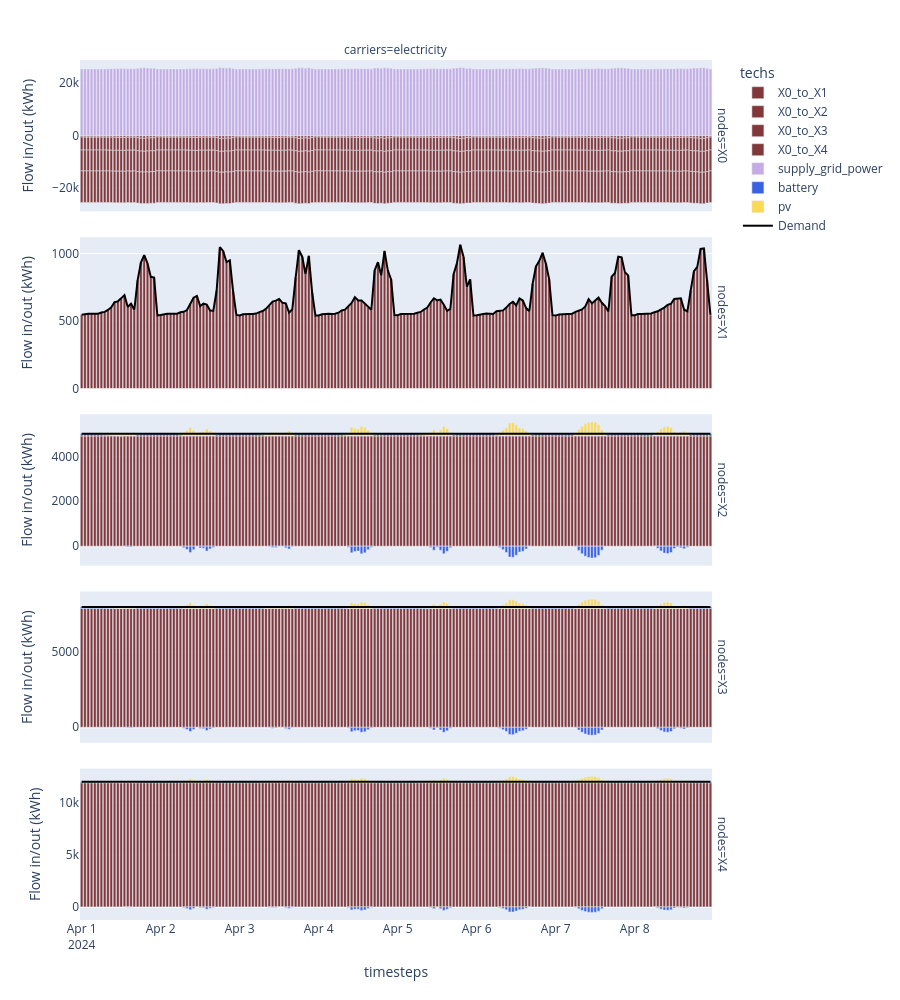

The notebook cell this image was saved under:
### Code cell
carriers = ["electricity"]
df_flows = (
    (model.results.flow_out.fillna(0) - model.results.flow_in.fillna(0))
    .sel(carriers=carriers)
    .to_series()
    .where(lambda x: x != 0)
    .dropna()
    .to_frame("Flow in/out (kWh)")
    .reset_index()
)
df_demand = df_flows[df_flows.techs.str.contains("demand")]
df_flows_other = df_flows[~df_flows.techs.str.contains("demand")]

print(df_flows.head())

node_order = df_flows_other.nodes.unique()

fig = px.bar(
    df_flows_other,
    x="timesteps",
    y="Flow in/out (kWh)",
    facet_row="nodes",
    facet_col="carriers",
    color="techs",
    category_orders={"nodes": node_order, "carriers": carriers},
    height=1000,
    color_discrete_map=colors,
)

showlegend = True
# we reverse the node order (`[::-1]`) because the rows are numbered from bottom to top.
for row, node in enumerate(node_order[::-1]):
    for col, carrier in enumerate(carriers):
        demand_ = df_demand.loc[
            (df_demand.nodes == node) & (df_demand.techs == f"demand_{carrier}"),
            "Flow in/out (kWh)",
        ]
        if not demand_.empty:
            fig.add_scatter(
                x=model.results.timesteps.values,
                y=-1 * demand_,
                row=row + 1,
                col=col + 1,
                marker_color="black",
                name="Demand",
                legendgroup="demand",
                showlegend=showlegend,
            )
            showlegend = False
fig.update_yaxes(matches=None)
fig.show()

### Figure 1 — Plotly figure (JSON) as saved in the notebook; plotly's stock layout.template omitted (floating-point values rounded to 4 significant figures; data arrays with more than 128 entries replaced by an {"elided": "..."} marker saying what was removed)
{"data": [{"hovertemplate": "techs=X0_to_X1<br>nodes=X0<br>carriers=electricity<br>timesteps=%{x}<br>Flow in/out (kWh)=%{y}<extra></extra>", "legendgroup": "X0_to_X1", "marker": {"color": "#823739", "pattern": {"shape": ""}}, "name": "X0_to_X1", "orientation": "v", "showlegend": true, "textposition": "auto", "type": "bar", "x": {"elided": "192 str values"}, "xaxis": "x5", "y": {"elided": "192 float values"}, "yaxis": "y5"}, {"hovertemplate": "techs=X0_to_X2<br>nodes=X0<br>carriers=electricity<br>timesteps=%{x}<br>Flow in/out (kWh)=%{y}<extra></extra>", "legendgroup": "X0_to_X2", "marker": {"color": "#823739", "pattern": {"shape": ""}}, "name": "X0_to_X2", "orientation": "v", "showlegend": true, "textposition": "auto", "type": "bar", "x": {"elided": "192 str values"}, "xaxis": "x5", "y": {"elided": "192 float values"}, "yaxis": "y5"}, {"hovertemplate": "techs=X0_to_X3<br>nodes=X0<br>carriers=electricity<br>timesteps=%{x}<br>Flow in/out (kWh)=%{y}<extra></extra>", "legendgroup": "X0_to_X3", "marker": {"color": "#823739", "pattern": {"shape": ""}}, "name": "X0_to_X3", "orientation": "v", "showlegend": true, "textposition": "auto", "type": "bar", "x": {"elided": "192 str values"}, "xaxis": "x5", "y": {"elided": "192 float values"}, "yaxis": "y5"}, {"hovertemplate": "techs=X0_to_X4<br>nodes=X0<br>carriers=electricity<br>timesteps=%{x}<br>Flow in/out (kWh)=%{y}<extra></extra>", "legendgroup": "X0_to_X4", "marker": {"color": "#823739", "pattern": {"shape": ""}}, "name": "X0_to_X4", "orientation": "v", "showlegend": true, "textposition": "auto", "type": "bar", "x": {"elided": "192 str values"}, "xaxis": "x5", "y": {"elided": "192 float values"}, "yaxis": "y5"}, {"hovertemplate": "techs=supply_grid_power<br>nodes=X0<br>carriers=electricity<br>timesteps=%{x}<br>Flow in/out (kWh)=%{y}<extra></extra>", "legendgroup": "supply_grid_power", "marker": {"color": "#C5ABE3", "pattern": {"shape": ""}}, "name": "supply_grid_power", "orientation": "v", "showlegend": true, "textposition": "auto", "type": "bar", "x": {"elided": "192 str values"}, "xaxis": "x5", "y": {"elided": "192 float values"}, "yaxis": "y5"}, {"hovertemplate": "techs=X0_to_X1<br>nodes=X1<br>carriers=electricity<br>timesteps=%{x}<br>Flow in/out (kWh)=%{y}<extra></extra>", "legendgroup": "X0_to_X1", "marker": {"color": "#823739", "pattern": {"shape": ""}}, "name": "X0_to_X1", "orientation": "v", "showlegend": false, "textposition": "auto", "type": "bar", "x": {"elided": "192 str values"}, "xaxis": "x4", "y": {"elided": "192 float values"}, "yaxis": "y4"}, {"hovertemplate": "techs=X0_to_X2<br>nodes=X2<br>carriers=electricity<br>timesteps=%{x}<br>Flow in/out (kWh)=%{y}<extra></extra>", "legendgroup": "X0_to_X2", "marker": {"color": "#823739", "pattern": {"shape": ""}}, "name": "X0_to_X2", "orientation": "v", "showlegend": false, "textposition": "auto", "type": "bar", "x": {"elided": "192 str values"}, "xaxis": "x3", "y": {"elided": "192 float values"}, "yaxis": "y3"}, {"hovertemplate": "techs=battery<br>nodes=X2<br>carriers=electricity<br>timesteps=%{x}<br>Flow in/out (kWh)=%{y}<extra></extra>", "legendgroup": "battery", "marker": {"color": "#3B61E3", "pattern": {"shape": ""}}, "name": "battery", "orientation": "v", "showlegend": true, "textposition": "auto", "type": "bar", "x": {"elided": "192 str values"}, "xaxis": "x3", "y": {"elided": "192 float values"}, "yaxis": "y3"}, {"hovertemplate": "techs=pv<br>nodes=X2<br>carriers=electricity<br>timesteps=%{x}<br>Flow in/out (kWh)=%{y}<extra></extra>", "legendgroup": "pv", "marker": {"color": "#F9D956", "pattern": {"shape": ""}}, "name": "pv", "orientation": "v", "showlegend": true, "textposition": "auto", "type": "bar", "x": ["2024-04-01T06:00:00.000000000", "2024-04-01T07:00:00.000000000", "2024-04-01T08:00:00.000000000", "2024-04-01T09:00:00.000000000", "2024-04-01T10:00:00.000000000", "2024-04-01T11:00:00.000000000", "2024-04-01T12:00:00.000000000", "2024-04-01T13:00:00.000000000", "2024-04-01T14:00:00.000000000", "2024-04-01T15:00:00.000000000", "2024-04-01T16:00:00.000000000", "2024-04-01T17:00:00.000000000", "2024-04-02T06:00:00.000000000", "2024-04-02T07:00:00.000000000", "2024-04-02T08:00:00.000000000", "2024-04-02T09:00:00.000000000", "2024-04-02T10:00:00.000000000", "2024-04-02T11:00:00.000000000", "2024-04-02T12:00:00.000000000", "2024-04-02T13:00:00.000000000", "2024-04-02T14:00:00.000000000", "2024-04-02T15:00:00.000000000", "2024-04-02T16:00:00.000000000", "2024-04-02T17:00:00.000000000", "2024-04-03T06:00:00.000000000", "2024-04-03T07:00:00.000000000", "2024-04-03T08:00:00.000000000", "2024-04-03T09:00:00.000000000", "2024-04-03T10:00:00.000000000", "2024-04-03T11:00:00.000000000", "2024-04-03T12:00:00.000000000", "2024-04-03T13:00:00.000000000", "2024-04-03T14:00:00.000000000", "2024-04-03T15:00:00.000000000", "2024-04-03T16:00:00.000000000", "2024-04-03T17:00:00.000000000", "2024-04-04T07:00:00.000000000", "2024-04-04T08:00:00.000000000", "2024-04-04T09:00:00.000000000", "2024-04-04T10:00:00.000000000", "2024-04-04T11:00:00.000000000", "2024-04-04T12:00:00.000000000", "2024-04-04T13:00:00.000000000", "2024-04-04T14:00:00.000000000", "2024-04-04T15:00:00.000000000", "2024-04-04T16:00:00.000000000", "2024-04-04T17:00:00.000000000", "2024-04-05T06:00:00.000000000", "2024-04-05T07:00:00.000000000", "2024-04-05T08:00:00.000000000", "2024-04-05T09:00:00.000000000", "2024-04-05T10:00:00.000000000", "2024-04-05T11:00:00.000000000", "2024-04-05T12:00:00.000000000", "2024-04-05T13:00:00.000000000", "2024-04-05T14:00:00.000000000", "2024-04-05T15:00:00.000000000", "2024-04-05T16:00:00.000000000", "2024-04-05T17:00:00.000000000", "2024-04-06T05:00:00.000000000", "2024-04-06T06:00:00.000000000", "2024-04-06T07:00:00.000000000", "2024-04-06T08:00:00.000000000", "2024-04-06T09:00:00.000000000", "2024-04-06T10:00:00.000000000", "2024-04-06T11:00:00.000000000", "2024-04-06T12:00:00.000000000", "2024-04-06T13:00:00.000000000", "2024-04-06T14:00:00.000000000", "2024-04-06T15:00:00.000000000", "2024-04-06T16:00:00.000000000", "2024-04-06T17:00:00.000000000", "2024-04-07T05:00:00.000000000", "2024-04-07T06:00:00.000000000", "2024-04-07T07:00:00.000000000", "2024-04-07T08:00:00.000000000", "2024-04-07T09:00:00.000000000", "2024-04-07T10:00:00.000000000", "2024-04-07T11:00:00.000000000", "2024-04-07T12:00:00.000000000", "2024-04-07T13:00:00.000000000", "2024-04-07T14:00:00.000000000", "2024-04-07T15:00:00.000000000", "2024-04-07T16:00:00.000000000", "2024-04-08T05:00:00.000000000", "2024-04-08T06:00:00.000000000", "2024-04-08T07:00:00.000000000", "2024-04-08T08:00:00.000000000", "2024-04-08T09:00:00.000000000", "2024-04-08T10:00:00.000000000", "2024-04-08T11:00:00.000000000", "2024-04-08T12:00:00.000000000", "2024-04-08T13:00:00.000000000", "2024-04-08T14:00:00.000000000", "2024-04-08T15:00:00.000000000", "2024-04-08T16:00:00.000000000", "2024-04-08T17:00:00.000000000"], "xaxis": "x3", "y": [17.0, 45.05, 55.25, 63.75, 72.25, 77.35, 90.1, 110.5, 127.5, 135.2, 79.05, 13.6, 47.6, 163.2, 243.1, 378.2, 248.2, 108.0, 173.4, 184.4, 314.5, 215.0, 148.8, 24.65, 8.5, 37.4, 76.5, 119.8, 152.2, 147.9, 105.4, 109.6, 169.2, 217.6, 123.2, 16.15, 11.9, 52.7, 144.5, 386.8, 328.1, 311.9, 430.9, 391.8, 249.9, 140.2, 26.35, 9.35, 39.95, 51.85, 65.45, 155.5, 272.8, 137.7, 272.8, 428.4, 323.8, 165.8, 30.6, 1.7, 52.7, 155.5, 257.6, 379.9, 573.8, 585.6, 496.4, 357.8, 320.4, 224.4, 99.45, 19.55, 5.95, 118.1, 282.2, 428.4, 538.0, 602.6, 625.6, 604.4, 508.3, 271.1, 68.85, 21.25, 7.65, 96.05, 181.0, 309.4, 402.9, 423.3, 375.7, 197.2, 130.0, 162.3, 207.4, 145.3, 30.6], "yaxis": "y3"}, {"hovertemplate": "techs=X0_to_X3<br>nodes=X3<br>carriers=electricity<br>timesteps=%{x}<br>Flow in/out (kWh)=%{y}<extra></extra>", "legendgroup": "X0_to_X3", "marker": {"color": "#823739", "pattern": {"shape": ""}}, "name": "X0_to_X3", "orientation": "v", "showlegend": false, "textposition": "auto", "type": "bar", "x": {"elided": "192 str values"}, "xaxis": "x2", "y": {"elided": "192 float values"}, "yaxis": "y2"}, {"hovertemplate": "techs=battery<br>nodes=X3<br>carriers=electricity<br>timesteps=%{x}<br>Flow in/out (kWh)=%{y}<extra></extra>", "legendgroup": "battery", "marker": {"color": "#3B61E3", "pattern": {"shape": ""}}, "name": "battery", "orientation": "v", "showlegend": false, "textposition": "auto", "type": "bar", "x": {"elided": "192 str values"}, "xaxis": "x2", "y": {"elided": "192 float values"}, "yaxis": "y2"}, {"hovertemplate": "techs=pv<br>nodes=X3<br>carriers=electricity<br>timesteps=%{x}<br>Flow in/out (kWh)=%{y}<extra></extra>", "legendgroup": "pv", "marker": {"color": "#F9D956", "pattern": {"shape": ""}}, "name": "pv", "orientation": "v", "showlegend": false, "textposition": "auto", "type": "bar", "x": ["2024-04-01T06:00:00.000000000", "2024-04-01T07:00:00.000000000", "2024-04-01T08:00:00.000000000", "2024-04-01T09:00:00.000000000", "2024-04-01T10:00:00.000000000", "2024-04-01T11:00:00.000000000", "2024-04-01T12:00:00.000000000", "2024-04-01T13:00:00.000000000", "2024-04-01T14:00:00.000000000", "2024-04-01T15:00:00.000000000", "2024-04-01T16:00:00.000000000", "2024-04-01T17:00:00.000000000", "2024-04-02T06:00:00.000000000", "2024-04-02T07:00:00.000000000", "2024-04-02T08:00:00.000000000", "2024-04-02T09:00:00.000000000", "2024-04-02T10:00:00.000000000", "2024-04-02T11:00:00.000000000", "2024-04-02T12:00:00.000000000", "2024-04-02T13:00:00.000000000", "2024-04-02T14:00:00.000000000", "2024-04-02T15:00:00.000000000", "2024-04-02T16:00:00.000000000", "2024-04-02T17:00:00.000000000", "2024-04-03T06:00:00.000000000", "2024-04-03T07:00:00.000000000", "2024-04-03T08:00:00.000000000", "2024-04-03T09:00:00.000000000", "2024-04-03T10:00:00.000000000", "2024-04-03T11:00:00.000000000", "2024-04-03T12:00:00.000000000", "2024-04-03T13:00:00.000000000", "2024-04-03T14:00:00.000000000", "2024-04-03T15:00:00.000000000", "2024-04-03T16:00:00.000000000", "2024-04-03T17:00:00.000000000", "2024-04-04T07:00:00.000000000", "2024-04-04T08:00:00.000000000", "2024-04-04T09:00:00.000000000", "2024-04-04T10:00:00.000000000", "2024-04-04T11:00:00.000000000", "2024-04-04T12:00:00.000000000", "2024-04-04T13:00:00.000000000", "2024-04-04T14:00:00.000000000", "2024-04-04T15:00:00.000000000", "2024-04-04T16:00:00.000000000", "2024-04-04T17:00:00.000000000", "2024-04-05T06:00:00.000000000", "2024-04-05T07:00:00.000000000", "2024-04-05T08:00:00.000000000", "2024-04-05T09:00:00.000000000", "2024-04-05T10:00:00.000000000", "2024-04-05T11:00:00.000000000", "2024-04-05T12:00:00.000000000", "2024-04-05T13:00:00.000000000", "2024-04-05T14:00:00.000000000", "2024-04-05T15:00:00.000000000", "2024-04-05T16:00:00.000000000", "2024-04-05T17:00:00.000000000", "2024-04-06T05:00:00.000000000", "2024-04-06T06:00:00.000000000", "2024-04-06T07:00:00.000000000", "2024-04-06T08:00:00.000000000", "2024-04-06T09:00:00.000000000", "2024-04-06T10:00:00.000000000", "2024-04-06T11:00:00.000000000", "2024-04-06T12:00:00.000000000", "2024-04-06T13:00:00.000000000", "2024-04-06T14:00:00.000000000", "2024-04-06T15:00:00.000000000", "2024-04-06T16:00:00.000000000", "2024-04-06T17:00:00.000000000", "2024-04-07T05:00:00.000000000", "2024-04-07T06:00:00.000000000", "2024-04-07T07:00:00.000000000", "2024-04-07T08:00:00.000000000", "2024-04-07T09:00:00.000000000", "2024-04-07T10:00:00.000000000", "2024-04-07T11:00:00.000000000", "2024-04-07T12:00:00.000000000", "2024-04-07T13:00:00.000000000", "2024-04-07T14:00:00.000000000", "2024-04-07T15:00:00.000000000", "2024-04-07T16:00:00.000000000", "2024-04-08T05:00:00.000000000", "2024-04-08T06:00:00.000000000", "2024-04-08T07:00:00.000000000", "2024-04-08T08:00:00.000000000", "2024-04-08T09:00:00.000000000", "2024-04-08T10:00:00.000000000", "2024-04-08T11:00:00.000000000", "2024-04-08T12:00:00.000000000", "2024-04-08T13:00:00.000000000", "2024-04-08T14:00:00.000000000", "2024-04-08T15:00:00.000000000", "2024-04-08T16:00:00.000000000", "2024-04-08T17:00:00.000000000"], "xaxis": "x2", "y": [17.0, 45.05, 55.25, 63.75, 72.25, 77.35, 90.1, 110.5, 127.5, 135.2, 79.05, 13.6, 47.6, 163.2, 243.1, 378.2, 248.2, 108.0, 173.4, 184.4, 314.5, 215.0, 148.8, 24.65, 8.5, 37.4, 76.5, 119.8, 152.2, 147.9, 105.4, 109.6, 169.2, 217.6, 123.2, 16.15, 11.9, 52.7, 144.5, 386.8, 328.1, 311.9, 430.9, 391.8, 249.9, 140.2, 26.35, 9.35, 39.95, 51.85, 65.45, 155.5, 272.8, 137.7, 272.8, 428.4, 323.8, 165.8, 30.6, 1.7, 52.7, 155.5, 257.6, 379.9, 573.8, 585.6, 496.4, 357.8, 320.4, 224.4, 99.45, 19.55, 5.95, 118.1, 282.2, 428.4, 538.0, 602.6, 625.6, 604.4, 508.3, 271.1, 68.85, 21.25, 7.65, 96.05, 181.0, 309.4, 402.9, 423.3, 375.7, 197.2, 130.0, 162.3, 207.4, 145.3, 30.6], "yaxis": "y2"}, {"hovertemplate": "techs=X0_to_X4<br>nodes=X4<br>carriers=electricity<br>timesteps=%{x}<br>Flow in/out (kWh)=%{y}<extra></extra>", "legendgroup": "X0_to_X4", "marker": {"color": "#823739", "pattern": {"shape": ""}}, "name": "X0_to_X4", "orientation": "v", "showlegend": false, "textposition": "auto", "type": "bar", "x": {"elided": "192 str values"}, "xaxis": "x", "y": {"elided": "192 float values"}, "yaxis": "y"}, {"hovertemplate": "techs=battery<br>nodes=X4<br>carriers=electricity<br>timesteps=%{x}<br>Flow in/out (kWh)=%{y}<extra></extra>", "legendgroup": "battery", "marker": {"color": "#3B61E3", "pattern": {"shape": ""}}, "name": "battery", "orientation": "v", "showlegend": false, "textposition": "auto", "type": "bar", "x": {"elided": "192 str values"}, "xaxis": "x", "y": {"elided": "192 float values"}, "yaxis": "y"}, {"hovertemplate": "techs=pv<br>nodes=X4<br>carriers=electricity<br>timesteps=%{x}<br>Flow in/out (kWh)=%{y}<extra></extra>", "legendgroup": "pv", "marker": {"color": "#F9D956", "pattern": {"shape": ""}}, "name": "pv", "orientation": "v", "showlegend": false, "textposition": "auto", "type": "bar", "x": ["2024-04-01T06:00:00.000000000", "2024-04-01T07:00:00.000000000", "2024-04-01T08:00:00.000000000", "2024-04-01T09:00:00.000000000", "2024-04-01T10:00:00.000000000", "2024-04-01T11:00:00.000000000", "2024-04-01T12:00:00.000000000", "2024-04-01T13:00:00.000000000", "2024-04-01T14:00:00.000000000", "2024-04-01T15:00:00.000000000", "2024-04-01T16:00:00.000000000", "2024-04-01T17:00:00.000000000", "2024-04-02T06:00:00.000000000", "2024-04-02T07:00:00.000000000", "2024-04-02T08:00:00.000000000", "2024-04-02T09:00:00.000000000", "2024-04-02T10:00:00.000000000", "2024-04-02T11:00:00.000000000", "2024-04-02T12:00:00.000000000", "2024-04-02T13:00:00.000000000", "2024-04-02T14:00:00.000000000", "2024-04-02T15:00:00.000000000", "2024-04-02T16:00:00.000000000", "2024-04-02T17:00:00.000000000", "2024-04-03T06:00:00.000000000", "2024-04-03T07:00:00.000000000", "2024-04-03T08:00:00.000000000", "2024-04-03T09:00:00.000000000", "2024-04-03T10:00:00.000000000", "2024-04-03T11:00:00.000000000", "2024-04-03T12:00:00.000000000", "2024-04-03T13:00:00.000000000", "2024-04-03T14:00:00.000000000", "2024-04-03T15:00:00.000000000", "2024-04-03T16:00:00.000000000", "2024-04-03T17:00:00.000000000", "2024-04-04T07:00:00.000000000", "2024-04-04T08:00:00.000000000", "2024-04-04T09:00:00.000000000", "2024-04-04T10:00:00.000000000", "2024-04-04T11:00:00.000000000", "2024-04-04T12:00:00.000000000", "2024-04-04T13:00:00.000000000", "2024-04-04T14:00:00.000000000", "2024-04-04T15:00:00.000000000", "2024-04-04T16:00:00.000000000", "2024-04-04T17:00:00.000000000", "2024-04-05T06:00:00.000000000", "2024-04-05T07:00:00.000000000", "2024-04-05T08:00:00.000000000", "2024-04-05T09:00:00.000000000", "2024-04-05T10:00:00.000000000", "2024-04-05T11:00:00.000000000", "2024-04-05T12:00:00.000000000", "2024-04-05T13:00:00.000000000", "2024-04-05T14:00:00.000000000", "2024-04-05T15:00:00.000000000", "2024-04-05T16:00:00.000000000", "2024-04-05T17:00:00.000000000", "2024-04-06T05:00:00.000000000", "2024-04-06T06:00:00.000000000", "2024-04-06T07:00:00.000000000", "2024-04-06T08:00:00.000000000", "2024-04-06T09:00:00.000000000", "2024-04-06T10:00:00.000000000", "2024-04-06T11:00:00.000000000", "2024-04-06T12:00:00.000000000", "2024-04-06T13:00:00.000000000", "2024-04-06T14:00:00.000000000", "2024-04-06T15:00:00.000000000", "2024-04-06T16:00:00.000000000", "2024-04-06T17:00:00.000000000", "2024-04-07T05:00:00.000000000", "2024-04-07T06:00:00.000000000", "2024-04-07T07:00:00.000000000", "2024-04-07T08:00:00.000000000", "2024-04-07T09:00:00.000000000", "2024-04-07T10:00:00.000000000", "2024-04-07T11:00:00.000000000", "2024-04-07T12:00:00.000000000", "2024-04-07T13:00:00.000000000", "2024-04-07T14:00:00.000000000", "2024-04-07T15:00:00.000000000", "2024-04-07T16:00:00.000000000", "2024-04-08T05:00:00.000000000", "2024-04-08T06:00:00.000000000", "2024-04-08T07:00:00.000000000", "2024-04-08T08:00:00.000000000", "2024-04-08T09:00:00.000000000", "2024-04-08T10:00:00.000000000", "2024-04-08T11:00:00.000000000", "2024-04-08T12:00:00.000000000", "2024-04-08T13:00:00.000000000", "2024-04-08T14:00:00.000000000", "2024-04-08T15:00:00.000000000", "2024-04-08T16:00:00.000000000", "2024-04-08T17:00:00.000000000"], "xaxis": "x", "y": [17.0, 45.05, 55.25, 63.75, 72.25, 77.35, 90.1, 110.5, 127.5, 135.2, 79.05, 13.6, 47.6, 163.2, 243.1, 378.2, 248.2, 108.0, 173.4, 184.4, 314.5, 215.0, 148.8, 24.65, 8.5, 37.4, 76.5, 119.8, 152.2, 147.9, 105.4, 109.6, 169.2, 217.6, 123.2, 16.15, 11.9, 52.7, 144.5, 386.8, 328.1, 311.9, 430.9, 391.8, 249.9, 140.2, 26.35, 9.35, 39.95, 51.85, 65.45, 155.5, 272.8, 137.7, 272.8, 428.4, 323.8, 165.8, 30.6, 1.7, 52.7, 155.5, 257.6, 379.9, 573.8, 585.6, 496.4, 357.8, 320.4, 224.4, 99.45, 19.55, 5.95, 118.1, 282.2, 428.4, 538.0, 602.6, 625.6, 604.4, 508.3, 271.1, 68.85, 21.25, 7.65, 96.05, 181.0, 309.4, 402.9, 423.3, 375.7, 197.2, 130.0, 162.3, 207.4, 145.3, 30.6], "yaxis": "y"}, {"legendgroup": "demand", "marker": {"color": "black"}, "name": "Demand", "showlegend": true, "type": "scatter", "x": {"elided": "192 str values"}, "xaxis": "x", "y": {"elided": "192 float values"}, "yaxis": "y"}, {"legendgroup": "demand", "marker": {"color": "black"}, "name": "Demand", "showlegend": false, "type": "scatter", "x": {"elided": "192 str values"}, "xaxis": "x2", "y": {"elided": "192 float values"}, "yaxis": "y2"}, {"legendgroup": "demand", "marker": {"color": "black"}, "name": "Demand", "showlegend": false, "type": "scatter", "x": {"elided": "192 str values"}, "xaxis": "x3", "y": {"elided": "192 float values"}, "yaxis": "y3"}, {"legendgroup": "demand", "marker": {"color": "black"}, "name": "Demand", "showlegend": false, "type": "scatter", "x": {"elided": "192 str values"}, "xaxis": "x4", "y": {"elided": "192 float values"}, "yaxis": "y4"}], "layout": {"annotations": [{"font": {}, "showarrow": false, "text": "carriers=electricity", "x": 0.49, "xanchor": "center", "xref": "paper", "y": 1, "yanchor": "bottom", "yref": "paper"}, {"font": {}, "showarrow": false, "text": "nodes=X4", "textangle": 90, "x": 0.98, "xanchor": "left", "xref": "paper", "y": 0.088, "yanchor": "middle", "yref": "paper"}, {"font": {}, "showarrow": false, "text": "nodes=X3", "textangle": 90, "x": 0.98, "xanchor": "left", "xref": "paper", "y": 0.294, "yanchor": "middle", "yref": "paper"}, {"font": {}, "showarrow": false, "text": "nodes=X2", "textangle": 90, "x": 0.98, "xanchor": "left", "xref": "paper", "y": 0.5, "yanchor": "middle", "yref": "paper"}, {"font": {}, "showarrow": false, "text": "nodes=X1", "textangle": 90, "x": 0.98, "xanchor": "left", "xref": "paper", "y": 0.706, "yanchor": "middle", "yref": "paper"}, {"font": {}, "showarrow": false, "text": "nodes=X0", "textangle": 90, "x": 0.98, "xanchor": "left", "xref": "paper", "y": 0.912, "yanchor": "middle", "yref": "paper"}], "barmode": "relative", "height": 1000, "legend": {"title": {"text": "techs"}, "tracegroupgap": 0}, "margin": {"t": 60}, "xaxis": {"anchor": "y", "domain": [0, 0.98], "title": {"text": "timesteps"}}, "xaxis2": {"anchor": "y2", "domain": [0, 0.98], "matches": "x", "showticklabels": false}, "xaxis3": {"anchor": "y3", "domain": [0, 0.98], "matches": "x", "showticklabels": false}, "xaxis4": {"anchor": "y4", "domain": [0, 0.98], "matches": "x", "showticklabels": false}, "xaxis5": {"anchor": "y5", "domain": [0, 0.98], "matches": "x", "showticklabels": false}, "yaxis": {"anchor": "x", "domain": [0, 0.176], "title": {"text": "Flow in/out (kWh)"}}, "yaxis2": {"anchor": "x2", "domain": [0.206, 0.382], "title": {"text": "Flow in/out (kWh)"}}, "yaxis3": {"anchor": "x3", "domain": [0.412, 0.588], "title": {"text": "Flow in/out (kWh)"}}, "yaxis4": {"anchor": "x4", "domain": [0.618, 0.794], "title": {"text": "Flow in/out (kWh)"}}, "yaxis5": {"anchor": "x5", "domain": [0.824, 1], "title": {"text": "Flow in/out (kWh)"}}}}
